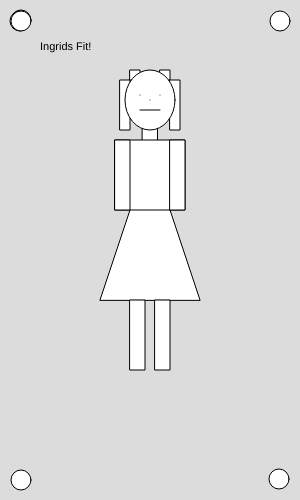
Frame 1 (no input)
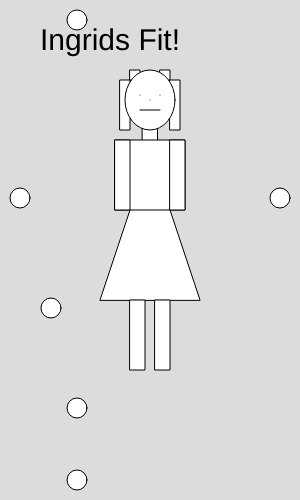
Frame 60 (no input)
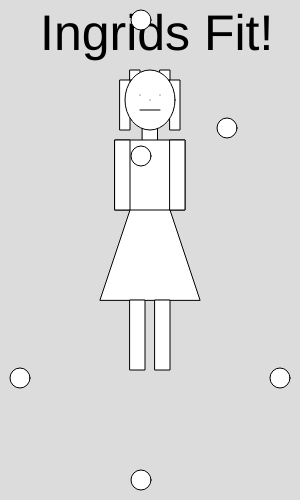
Frame 120 (the mouse pressed at the canvas centre since frame 60)

The p5.js sketch that drew these frames (run headless with seeded random() and noise() and a simulated clock; from frame 60 on, the mouse is pressed at the canvas centre):

// p5.js sketch
// ── sketch.js
var size = 11
var movement = 1
var move 
var move1
var move2
var move3
var move4
var move5
var x = 21
var y = 21
var x1 = 21
var x2 = 279
var y1 = 21
var y2 = 479

function setup(){
  createCanvas(300,500);
  move = floor(random() * 10) + 1;
  move1 = floor(random() * 10) + 1;
  move2 = floor(random() * 10) + 1;
  move3 = floor(random() * 10) + 1;
  move4 = floor(random() * 10) + 1;
  move5 = floor(random() * 10) + 1;
  }

function draw() {
  background(220);
  rect(142.5,125,15,25);
  square(160,70,10);
  rect(170,80,10,50);
  square(130,70,10);
  rect(120,80,10,50);
  ellipse(150,100,50,60);
  triangle(100, 300,150, 150, 200, 300);
  square(115,140,70);
  rect(115,140,15,70);
  rect(170,140,15,70);
  rect(130,300,15,70);
  rect(155,300,15,70);
  point(140,95);
  point(160,95);
  point(150,100);
  line(140,110,160,110);
  textSize(size)
  if (size == 10 || size == 50) {
    movement *= -1;
  }
  size += movement;
  text("Ingrids Fit!",40,50);
  circle(x ,20, 20);
  circle(x, 480, 20)
  if (x >= 280 || x <= 20) {
    move *= -1;
  }
  x += move;
  circle(20 ,y, 20);
  circle(280, y, 20)
  if (y >= 480 || y <= 20) {
    move1 *= -1;
  }
  y += move1;
  circle(x1, y1, 20)
  circle(x2, y2, 20)
  if (x1 >= 280 || x1 <= 20) {
    move2 *= -1;
  }
  x1 += move2;
  if (x2 >= 280 || x2 <= 20) {
    move3 *= -1;
  }
  x2 += move3;
  if (y1 >= 480 || y1 <= 20) {
    move4 *= -1;
  }
  y1 += move4;
  if (y2 >= 480 || y2 <= 20) {
    move5 *= -1;
  }
  y2 += move5;

}
// ── main.html
<html>

    <head>
        <title>
            My moving p5.js page
        </title>
        <script src="https://cdnjs.cloudflare.com/ajax/libs/p5.js/1.1.9/p5.min.js"></script>
        <script src="sketch.js"></script>
    </head>
    <body>

    </body>
</html>
